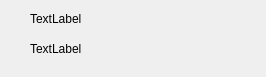
<?xml version="1.0" encoding="UTF-8"?>
<ui version="4.0">
 <class>WarningDialog</class>
 <widget class="QDialog" name="WarningDialog">
  <property name="geometry">
   <rect>
    <x>0</x>
    <y>0</y>
    <width>266</width>
    <height>77</height>
   </rect>
  </property>
  <property name="windowTitle">
   <string>Dialog</string>
  </property>
  <widget class="QLabel" name="labelTitle">
   <property name="geometry">
    <rect>
     <x>30</x>
     <y>10</y>
     <width>101</width>
     <height>17</height>
    </rect>
   </property>
   <property name="text">
    <string>TextLabel</string>
   </property>
  </widget>
  <widget class="QLabel" name="labelContents">
   <property name="geometry">
    <rect>
     <x>30</x>
     <y>40</y>
     <width>211</width>
     <height>17</height>
    </rect>
   </property>
   <property name="text">
    <string>TextLabel</string>
   </property>
  </widget>
 </widget>
 <resources/>
 <connections/>
</ui>
